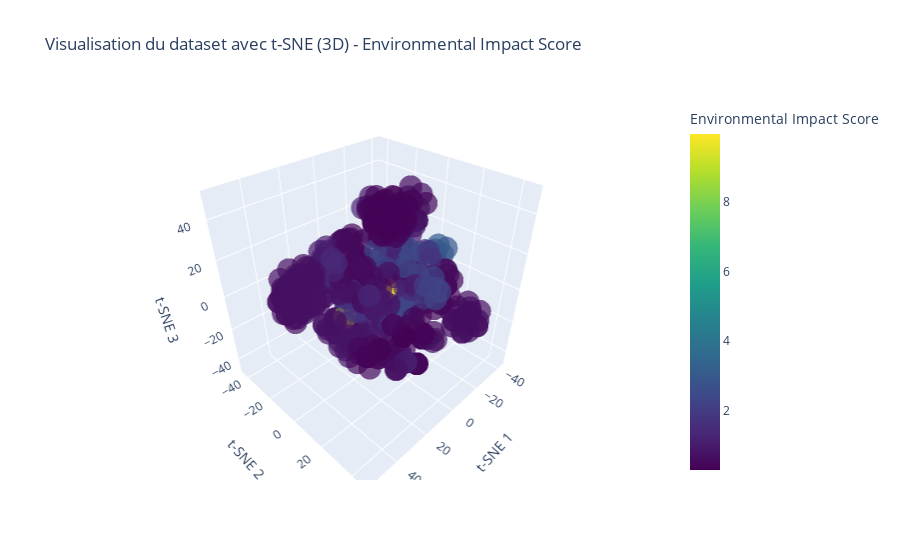
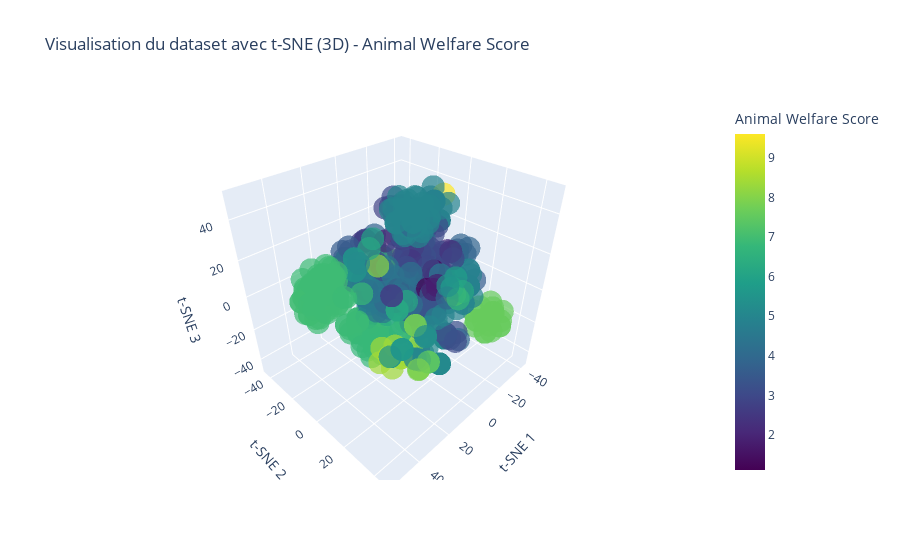
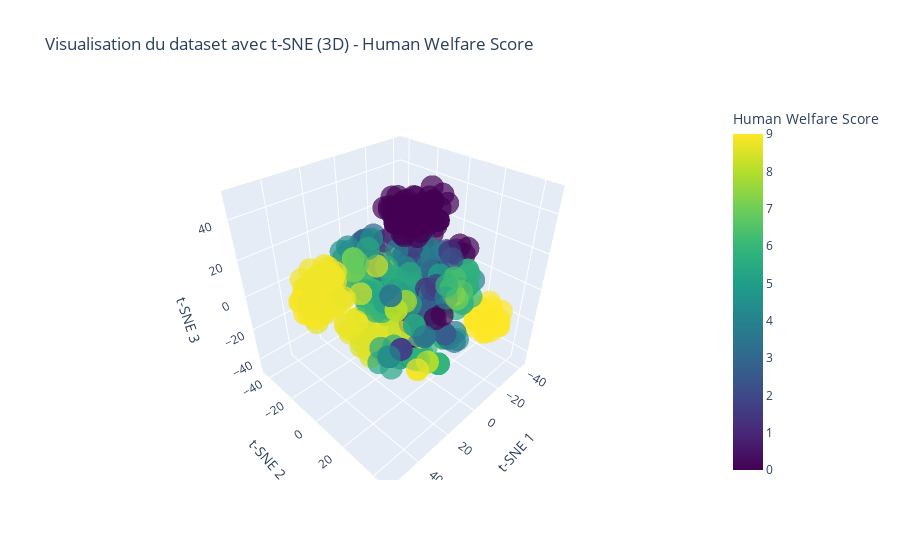
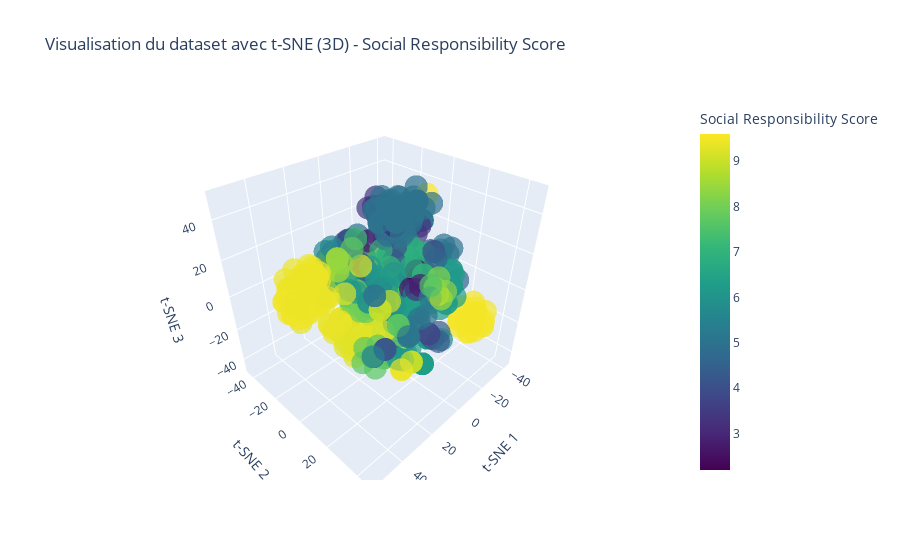

Here is the notebook cell these charts were saved with, in order:
### Code cell
#3D plot TSNE
df = clothes_df.drop(['Type', 'Environmental Impact Score', 'Animal Welfare Score', 'Human Welfare Score', 'Social Responsibility Score'], axis=1)

tsne = TSNE(n_components=3, random_state=42)
transformed_data = tsne.fit_transform(df)

# Créer un DataFrame avec les données transformées
tsne_df = pd.DataFrame(transformed_data, columns=['t-SNE 1', 't-SNE 2', 't-SNE 3'])

# Ajouter les colonnes de scores au DataFrame tsne_df
score_columns = ['Environmental Impact Score', 'Animal Welfare Score', 'Human Welfare Score', 'Social Responsibility Score']
tsne_df[score_columns] = clothes_df[score_columns]

# Créer et afficher des graphiques séparés pour chaque KPI
for score in score_columns:
    fig = px.scatter_3d(tsne_df, x='t-SNE 1', y='t-SNE 2', z='t-SNE 3',
                        color=score, color_continuous_scale='Viridis', opacity=0.7,
                        title=f"Visualisation du dataset avec t-SNE (3D) - {score}")
    fig.show()

### Figure 1 — Plotly figure (JSON) as saved in the notebook; plotly's stock layout.template omitted (floating-point values rounded to 4 significant figures; data arrays with more than 128 entries replaced by an {"elided": "..."} marker saying what was removed)
{"data": [{"hovertemplate": "t-SNE 1=%{x}<br>t-SNE 2=%{y}<br>t-SNE 3=%{z}<br>Environmental Impact Score=%{marker.color}<extra></extra>", "legendgroup": "", "marker": {"color": {"elided": "718 float values"}, "coloraxis": "coloraxis", "opacity": 0.7, "symbol": "circle"}, "mode": "markers", "name": "", "scene": "scene", "showlegend": false, "type": "scatter3d", "x": {"elided": "718 float values"}, "y": {"elided": "718 float values"}, "z": {"elided": "718 float values"}}], "layout": {"coloraxis": {"colorbar": {"title": {"text": "Environmental Impact Score"}}, "colorscale": [[0, "#440154"], [0.1111, "#482878"], [0.2222, "#3e4989"], [0.3333, "#31688e"], [0.4444, "#26828e"], [0.5556, "#1f9e89"], [0.6667, "#35b779"], [0.7778, "#6ece58"], [0.8889, "#b5de2b"], [1, "#fde725"]]}, "legend": {"tracegroupgap": 0}, "scene": {"domain": {"x": [0, 1], "y": [0, 1]}, "xaxis": {"title": {"text": "t-SNE 1"}}, "yaxis": {"title": {"text": "t-SNE 2"}}, "zaxis": {"title": {"text": "t-SNE 3"}}}, "title": {"text": "Visualisation du dataset avec t-SNE (3D) - Environmental Impact Score"}}}

### Figure 2 — Plotly figure (JSON) as saved in the notebook; plotly's stock layout.template omitted (floating-point values rounded to 4 significant figures; data arrays with more than 128 entries replaced by an {"elided": "..."} marker saying what was removed)
{"data": [{"hovertemplate": "t-SNE 1=%{x}<br>t-SNE 2=%{y}<br>t-SNE 3=%{z}<br>Animal Welfare Score=%{marker.color}<extra></extra>", "legendgroup": "", "marker": {"color": {"elided": "718 float values"}, "coloraxis": "coloraxis", "opacity": 0.7, "symbol": "circle"}, "mode": "markers", "name": "", "scene": "scene", "showlegend": false, "type": "scatter3d", "x": {"elided": "718 float values"}, "y": {"elided": "718 float values"}, "z": {"elided": "718 float values"}}], "layout": {"coloraxis": {"colorbar": {"title": {"text": "Animal Welfare Score"}}, "colorscale": [[0, "#440154"], [0.1111, "#482878"], [0.2222, "#3e4989"], [0.3333, "#31688e"], [0.4444, "#26828e"], [0.5556, "#1f9e89"], [0.6667, "#35b779"], [0.7778, "#6ece58"], [0.8889, "#b5de2b"], [1, "#fde725"]]}, "legend": {"tracegroupgap": 0}, "scene": {"domain": {"x": [0, 1], "y": [0, 1]}, "xaxis": {"title": {"text": "t-SNE 1"}}, "yaxis": {"title": {"text": "t-SNE 2"}}, "zaxis": {"title": {"text": "t-SNE 3"}}}, "title": {"text": "Visualisation du dataset avec t-SNE (3D) - Animal Welfare Score"}}}

### Figure 3 — Plotly figure (JSON) as saved in the notebook; plotly's stock layout.template omitted (floating-point values rounded to 4 significant figures; data arrays with more than 128 entries replaced by an {"elided": "..."} marker saying what was removed)
{"data": [{"hovertemplate": "t-SNE 1=%{x}<br>t-SNE 2=%{y}<br>t-SNE 3=%{z}<br>Human Welfare Score=%{marker.color}<extra></extra>", "legendgroup": "", "marker": {"color": {"elided": "718 float values"}, "coloraxis": "coloraxis", "opacity": 0.7, "symbol": "circle"}, "mode": "markers", "name": "", "scene": "scene", "showlegend": false, "type": "scatter3d", "x": {"elided": "718 float values"}, "y": {"elided": "718 float values"}, "z": {"elided": "718 float values"}}], "layout": {"coloraxis": {"colorbar": {"title": {"text": "Human Welfare Score"}}, "colorscale": [[0, "#440154"], [0.1111, "#482878"], [0.2222, "#3e4989"], [0.3333, "#31688e"], [0.4444, "#26828e"], [0.5556, "#1f9e89"], [0.6667, "#35b779"], [0.7778, "#6ece58"], [0.8889, "#b5de2b"], [1, "#fde725"]]}, "legend": {"tracegroupgap": 0}, "scene": {"domain": {"x": [0, 1], "y": [0, 1]}, "xaxis": {"title": {"text": "t-SNE 1"}}, "yaxis": {"title": {"text": "t-SNE 2"}}, "zaxis": {"title": {"text": "t-SNE 3"}}}, "title": {"text": "Visualisation du dataset avec t-SNE (3D) - Human Welfare Score"}}}

### Figure 4 — Plotly figure (JSON) as saved in the notebook; plotly's stock layout.template omitted (floating-point values rounded to 4 significant figures; data arrays with more than 128 entries replaced by an {"elided": "..."} marker saying what was removed)
{"data": [{"hovertemplate": "t-SNE 1=%{x}<br>t-SNE 2=%{y}<br>t-SNE 3=%{z}<br>Social Responsibility Score=%{marker.color}<extra></extra>", "legendgroup": "", "marker": {"color": {"elided": "718 float values"}, "coloraxis": "coloraxis", "opacity": 0.7, "symbol": "circle"}, "mode": "markers", "name": "", "scene": "scene", "showlegend": false, "type": "scatter3d", "x": {"elided": "718 float values"}, "y": {"elided": "718 float values"}, "z": {"elided": "718 float values"}}], "layout": {"coloraxis": {"colorbar": {"title": {"text": "Social Responsibility Score"}}, "colorscale": [[0, "#440154"], [0.1111, "#482878"], [0.2222, "#3e4989"], [0.3333, "#31688e"], [0.4444, "#26828e"], [0.5556, "#1f9e89"], [0.6667, "#35b779"], [0.7778, "#6ece58"], [0.8889, "#b5de2b"], [1, "#fde725"]]}, "legend": {"tracegroupgap": 0}, "scene": {"domain": {"x": [0, 1], "y": [0, 1]}, "xaxis": {"title": {"text": "t-SNE 1"}}, "yaxis": {"title": {"text": "t-SNE 2"}}, "zaxis": {"title": {"text": "t-SNE 3"}}}, "title": {"text": "Visualisation du dataset avec t-SNE (3D) - Social Responsibility Score"}}}
